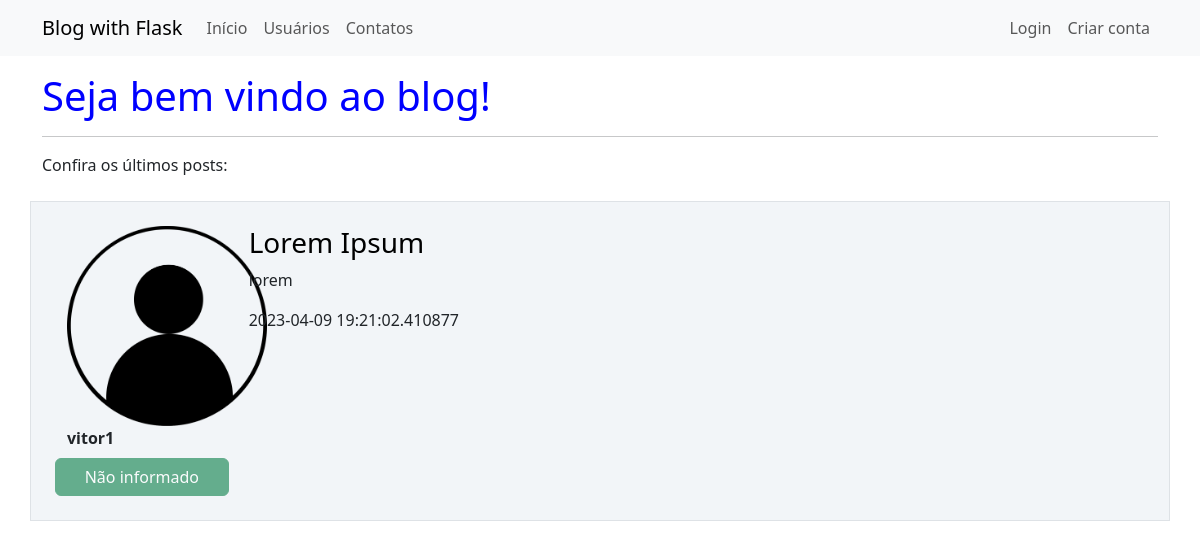
Before: / with the older database file.
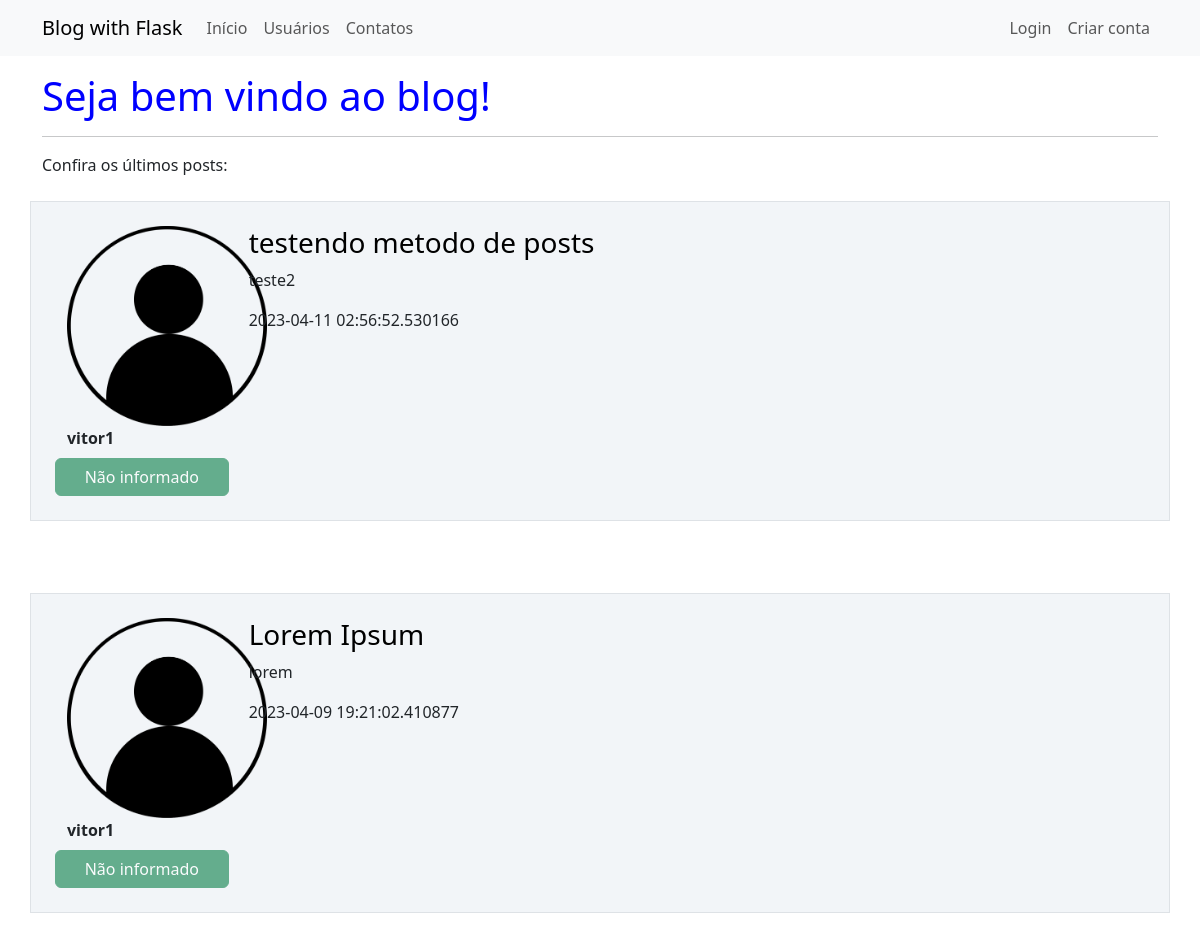
After: the same page with the newer database file.
### webblog/models.py (models this page shows, shortened)
class Post(database.Model):
    id = database.Column(database.Integer, primary_key=True)
    titulo = database.Column(database.String, nullable=False)
    corpo = database.Column(database.Text, nullable=False)  # informando ao BD que será um texto ao invés de String
    data_criacao = database.Column(database.DateTime, nullable=False, default=datetime.utcnow)
    id_usuario = database.Column(database.Integer, database.ForeignKey('usuario.id'), nullable=False)

class Usuario(database.Model, UserMixin):
    id = database.Column(database.Integer, primary_key=True)
    username = database.Column(database.String, nullable=False)  # campo não pode ser vazio, preenchimento obrigatório
    email = database.Column(database.String, nullable=False, unique=True)  # campo deve ser único
    senha = database.Column(database.String, nullable=False)
    cursos = database.Column(database.String, nullable=False, default='Não informado')
    foto_perfil = database.Column(database.String, nullable=False, default='default.jpg')
    posts = database.relationship('Post', backref='autor', lazy=True)

### webblog/routes.py (the view)
@app.route('/')  # mostra o caminho (URL) de onde a página será mostrada, nesse caso é a homepage
def home():  # função que informa o que será mostrado na página, usaremos a pasta 'templates' para arquivos HTML
    check = Post.query.all()
    if check:
        posts = Post.query.order_by(Post.id.desc())
        return render_template('home.html', posts=posts)
    else:
        abort(404)  # o abort informa mensagem de erro 403 (Forbidden)

### webblog/templates/home.html (shortened to what this page needs)
{% extends 'base.html' %}
{% block body %}
<div class="container mt-3">
    <h1 style="color: blue">Seja bem vindo ao blog!</h1>
    <hr>
    <p>Confira os últimos posts:</p>
    {% for post in posts %}
        <div class="row border mt-4 p-4 meupost" >
            <div class="col col-2">
                <div class="image pe-2">
                    <img src="{{  url_for('static', filename='fotos_perfil/{}'.format(post.autor.foto_perfil)) }}" class="rounded" width="200" >
                    <br>
                    <strong>{{ post.autor.username }}</strong>
                    <div class="row justify-content-center">
                        {% for curso in post.autor.cursos.split(';') %}
                            <button type="button" class="btn btn-success mt-2" disabled>{{ curso }}</button>
                        {% endfor %}
                    </div>
                </div>
            </div>
            <div class="col col-9">
                <a style="text-decoration: none; color:black" href="{{ url_for('exibir_post', post_id=post.id) }}"><h3>{{ post.titulo }}</h3></a>
                <p>{{ post.corpo }}</p>
                <span>{{ post.data_criacao }}</span>
                <br>
            </div>
        </div>
    {% endfor %}
</div>
{% endblock %}

### webblog/templates/base.html (shortened to what this page needs)
<!DOCTYPE html>
<html lang="pt-br">
<head>
    <link href="https://cdn.jsdelivr.net/npm/bootstrap@5.3.0-alpha1/dist/css/bootstrap.min.css" rel="stylesheet">
    <link rel="stylesheet" type="text/css" href="{{ url_for('static', filename='main.css')}}">
</head>
<body>
    {% include 'navbar.html' %}
    {% block body %}
    {% endblock %}
</body>
</html>

### webblog/templates/navbar.html
<nav class="navbar navbar-expand-lg navbar-light bg-light">
  <div class="container-fluid container">
    <a class="navbar-brand" href="{{ url_for('home') }}">Blog with Flask</a>
    <div class="collapse navbar-collapse" id="navbarSupportedContent">
      <ul class="navbar-nav me-auto mb-2 mb-lg-0">
        <li class="nav-item">
          <a class="nav-link" aria-current="page" href="{{ url_for('home') }}">Início</a>
        </li>
        <li class="nav-item">
          <a class="nav-link" href="{{ url_for('usuarios') }}">Usuários</a>
        </li>
        <li class="nav-item">
          <a class="nav-link" href="{{ url_for('contato') }}">Contatos</a>
        </li>
      </ul>
      <ul class="d-flex navbar-nav">
        {% if current_user.is_authenticated %}
          <li class="nav-item">
            <a class="nav-link" href="{{ url_for('criar_post') }}">Criar Post</a>
          </li>
          <li class="nav-item">
            <a class="nav-link" href="{{ url_for('perfil') }}">Meu Perfil</a>
          </li>
          <li class="nav-item">
            <a class="nav-link" href="{{ url_for('sair') }}">Sair</a>
          </li>
        {% else %}
          <li class="nav-item">
            <a class="nav-link" href="{{ url_for('login') }}">Login</a>
          </li>
          <li class="nav-item">
            <a class="nav-link" href="{{ url_for('login') }}">Criar conta</a>
          </li>
        {% endif %}
      </ul>
    </div>
  </div>
</nav>

### webblog/static/main.css (style rules this page uses)
.meupost { background: #f2f5f8 }

Changed rows visible on the page:
added Post: foto_perfil (placeholder picture), autor.username "vitor1", titulo "testendo metodo de posts", corpo "teste2", data_criacao "2023-04-11 02:56:52.530166", Usuario (cursos "Não informado")
